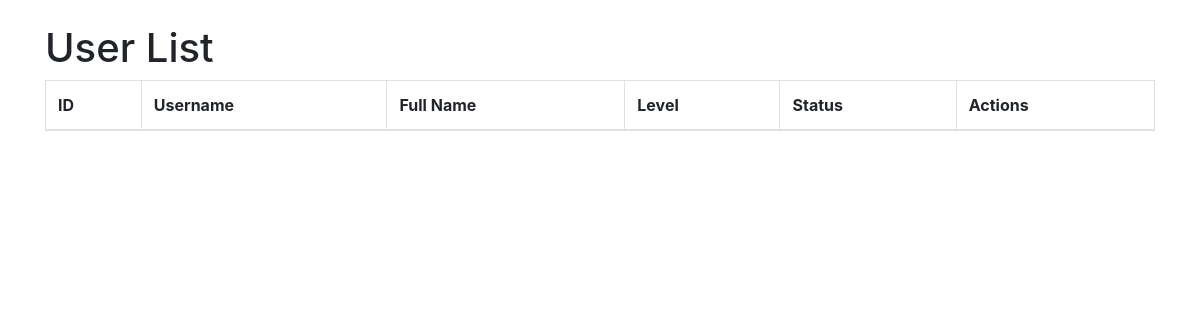
Before: /display_users.php with the older database file.
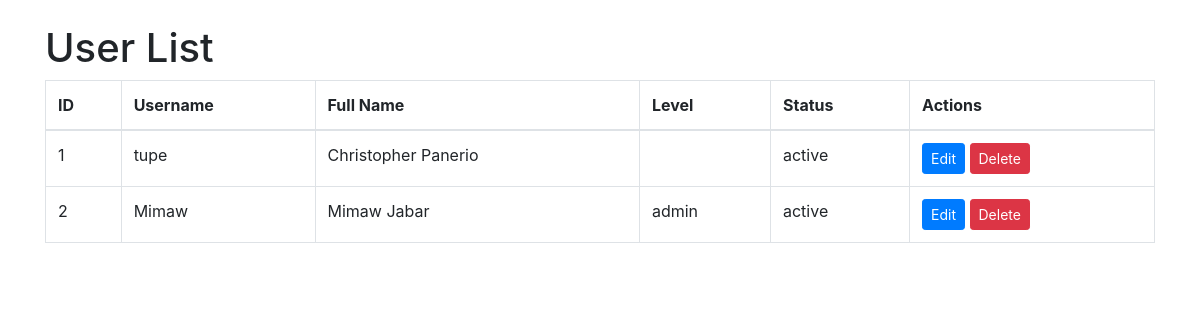
After: the same page with the newer database file.
### tables this page shows
CREATE TABLE `users` (
  `id` int(11) NOT NULL,
  `username` varchar(50) NOT NULL,
  `password` varchar(255) NOT NULL,
  `fullname` varchar(100) NOT NULL,
  `level` enum('admin','cashier') NOT NULL,
  `status` enum('active','inactive') NOT NULL
);

### display_users.php (the view, shortened to what this page needs)
<!DOCTYPE html>
<html>
<head>
    <link rel="stylesheet" href="https://stackpath.bootstrapcdn.com/bootstrap/4.5.2/css/bootstrap.min.css">
</head>
<body>
    <div class="container">
        <h1 class="mt-4">User List</h1>
        <table class="table table-bordered">
            <thead>
                <tr>
                    <th>ID</th>
                    <th>Username</th>
                    <th>Full Name</th>
                    <th>Level</th>
                    <th>Status</th>
                    <th>Actions</th>
                </tr>
            </thead>
            <tbody>
                <?php
                include("dbcon.php");
                $sql = "SELECT * FROM users";
                $result = $conn->query($sql);
                while ($row = $result->fetch_assoc()) {
                    echo "<tr>
                            <td>" . $row['id'] . "</td>
                            <td>" . $row['username'] . "</td>
                            <td>" . $row['fullname'] . "</td>
                            <td>" . $row['level'] . "</td>
                            <td>" . $row['status'] . "</td>
                            <td>
                                <a class='btn btn-primary btn-sm' href='users.php?id=" . $row['id'] . "'>Edit</a>
                                <a class='btn btn-danger btn-sm' href='delete.php?id=" . $row['id'] . "'>Delete</a>
                            </td>
                          </tr>";
                }
                ?>
            </tbody>
        </table>
    </div>
</body>
</html>

Changed rows visible on the page:
added users: id "1", username "tupe", fullname "Christopher Panerio", status "active"
added users: id "2", username "Mimaw", fullname "Mimaw Jabar", level "admin", status "active"
